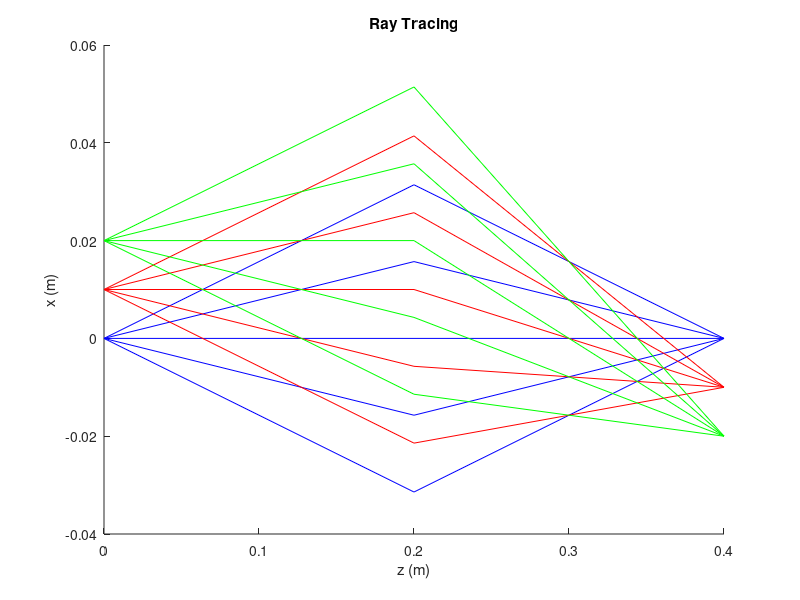

Here is the MATLAB script that generated this plot: (Note: this script raises an error after producing the figure.)
clear;
close all;

d1 = 0.2;
d2 = 0.2; % If you increase d2 (and thus increase f), the separation
% between the image points increases.
f = 1/(1/d1 + 1/d2); % This equation must be maintained.

% First propagation step.
Md1 = [1, d1, 0, 0; 
      0, 1, 0, 0; 
      0, 0, 1, d1; 
      0, 0, 0, 1];

% Second propagation step.
Md2 = [1, d2, 0, 0; 
      0, 1, 0, 0; 
      0, 0, 1, d2; 
      0, 0, 0, 1];

% Thin lens
Mf = [1   0    0 0;
     -1/f 1    0 0;
      0   0    1 0;
      0   0 -1/f 1];

x1 = 0;
y1 = 0;
ThetaY = 0;
rays_in = zeros(4, 5);
rays_out = zeros(4, 5); % This matrix will be used to plot the rays from
% the first propagation step up to the thin lens.
rays_out2 = zeros(4, 5); % This matrix will be used to plot the rays
% during the second propagation step.

VariousThetaX = [-pi/20, -pi/40, 0, pi/40, pi/20];
for i = 1:5
    ThetaX = VariousThetaX(i);
    rays_in(:, i) = [x1; ThetaX; y1; ThetaY];
    rays_out(:, i) = Mf*Md1*rays_in(:, i); % Apply the first propagation
    % step, then the thin lins.
    rays_out2(:, i) = Md2*rays_out(:, i); % Then, apply the second
    % propagation step. 
end

ray_z = [zeros(1, size(rays_in, 2)); d1*ones(1, size(rays_in, 2))];
hold on;
plot(ray_z, [rays_in(1, :); rays_out(1, :)], 'Color',[0,0,1]);
ray_z = [zeros(1, size(rays_in, 2)); d2*ones(1, size(rays_in, 2))];
plot(ray_z + .2, [rays_out(1, :); rays_out2(1, :)], 'Color', [0,0,1]);

x1 = 0.01; % Change initial x position to 0.01
for i = 1:5
    ThetaX = VariousThetaX(i);
    rays_in(:, i) = [x1; ThetaX; y1; ThetaY];
    rays_out(:, i) = Mf*Md1*rays_in(:, i);
    rays_out2(:, i) = Md2*rays_out(:, i);
end

ray_z = [zeros(1, size(rays_in, 2)); d1*ones(1, size(rays_in, 2))];
plot(ray_z, [rays_in(1, :); rays_out(1, :)], 'Color',[1,0,0]);
ray_z = [zeros(1, size(rays_in, 2)); d2*ones(1, size(rays_in, 2))];
plot(ray_z + .2, [rays_out(1, :); rays_out2(1, :)], 'Color', [1,0,0]);

x1 = 0.02;
for i = 1:5
    ThetaX = VariousThetaX(i);
    rays_in(:, i) = [x1; ThetaX; y1; ThetaY];
    rays_out(:, i) = Mf*Md1*rays_in(:, i);
    rays_out2(:, i) = Md2*rays_out(:, i);
end

ray_z = [zeros(1, size(rays_in, 2)); d1*ones(1, size(rays_in, 2))];
plot(ray_z, [rays_in(1, :); rays_out(1, :)], 'Color',[0,1,0]);
ray_z = [zeros(1, size(rays_in, 2)); d2*ones(1, size(rays_in, 2))];
plot(ray_z + .2, [rays_out(1, :); rays_out2(1, :)], 'Color', [0,1,0]);

hold off;
title('Ray Tracing');
ylabel('x (m)');
xlabel('z (m)');

ax = gca;
ax.FontSize = 24;